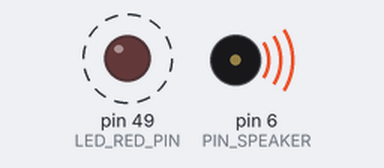
This sketch was run on a simulated Arduino Mega 2560, built with avr-gcc and run on an emulated ATmega2560. On the bench: output pins drawn as LEDs (lit = HIGH), buzzer (waves = sounding). Dashed ring = blinking. Pins used as bus, display or sensor lines are not drawn.

Above: at 0.6 s.
At 8.6 s:
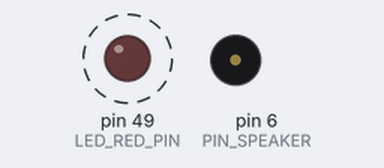
Timing chart, 0 to 11.8 s (numbered marks = the images above):
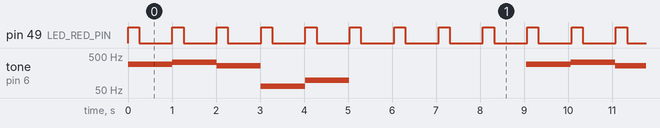

The sketch:

3_dds_t1_t2.ino
```cpp
/**
 * @file      3_dds_t1_t2.ino
 * @author    Sourav Jena, Yi Chen
 * @brief     main file for DDS Scheduler running Task-1 and Task-2 of Lab-3
 * @version   1.0
 * @date      2022-05-28
 *
 */

#include "os.h"
#include "task1.h"
#include "task2.h"

void setup(){
  init_task1();
  init_task2();

  os_init();
}


void loop(){
  os_scheduler();
}
```

os.cpp
```cpp
/**
 * @file      os.cpp
 * @author    Sourav Jena, Yi Chen
 * @brief     DDS Scheduler driver code
 * @version   1.0
 * @date      2022-05-28
 *
 */

#include "Arduino.h"
#include "os.h"
#include "task1.h"
#include "task2.h"

TCBstruct os_task[10];

volatile uint8_t  os_sFlag = PENDING;
uint8_t  os_current_task_index = 0;


void init_timer2(){

   cli();  // Turn off global interrupts

  // Setup Timer2 to fire ISR every 2ms
  TCCR2B = 0x00;                        // Cut off Clock Source to disbale Timer2 while we set it up
  TCNT2  = 5;                           // Reset Timer os_ticks to 0 out of 255
  TIFR2  &= ~(1 << TOV2);               // Timer2 INT Flag Reg: Clear Timer Overflow Flag
  TIMSK2 |= (1 << TOIE2);               // Timer2 INT Reg: Timer2 Overflow Interrupt Enable
  TCCR2A = 0x00;                        // Timer2 Control Reg A: Wave Gen Mode normal
  TCCR2B |= (1 << CS22) | (1 << CS20);  // Timer2 Control Reg B: Timer Prescaler set to 128 and Start Timer2

  sei();  // Turn on global interrupts

}

void os_init(void){
  init_timer2();

  os_task[0].ptr_func = task1;
  os_task[0].str_name = "task1";
  os_task[0].unique_id = 0;
  os_task[0].state = READY;
  os_task[0].count_restart = 0;
  os_task[0].sleep_remaining = 0;
  os_task[0].flag_start_sleep = 0;


  os_task[1].ptr_func = task2;
  os_task[1].str_name = "task2";
  os_task[1].unique_id = 0;
  os_task[1].state = READY;
  os_task[1].count_restart = 0;
  os_task[1].sleep_remaining = 0;
  os_task[1].flag_start_sleep = 0;


  os_task[2].ptr_func = os_scheduler_sync;
  os_task[2].str_name = "syncer";
  os_task[2].unique_id = 0;
  os_task[2].state = READY;
  os_task[2].count_restart = 0;
  os_task[2].sleep_remaining = 0;
  os_task[2].flag_start_sleep = 0;


  os_task[3].ptr_func = NULL;


}


void os_start_task(void (*ptr_fn)()){
    ptr_fn();
}


void os_delay(int32_t t_sleep){

  if(os_task[os_current_task_index].flag_start_sleep == 0){

      os_task[os_current_task_index].flag_start_sleep = 1;

      os_task[os_current_task_index].state = SLEEPING;

      os_task[os_current_task_index].sleep_remaining = t_sleep;
  }

  return;
}


void os_scheduler_sync(void){

  if(os_sFlag == PENDING){
    while(os_sFlag == PENDING){}

  } else {
    for(int i = 0; i < NUMBER_OF_TASKS; i++){

      if(os_task[i].ptr_func == NULL){
        break;
      }

      int32_t t_remaining = os_task[i].sleep_remaining;

      if(t_remaining <= 0){
         os_task[i].state = READY;

         os_task[i].sleep_remaining = 0;
         os_task[i].flag_start_sleep = 0;

      } else {
         os_task[i].sleep_remaining = t_remaining - 2;
      }

    }

    os_sFlag = PENDING;
  }


}


void os_scheduler(void){

  int i = os_current_task_index;

  if(os_task[i].ptr_func == NULL){
    os_current_task_index = 0;
    i = 0;
  }

  if(os_task[i].state == READY){
    os_task[i].state = RUNNING;
  }

  if(os_task[i].state == RUNNING){
    os_task[i].state = RUNNING;
    os_start_task(os_task[i].ptr_func);
  }

  if(os_task[i].state == SLEEPING){
    // Do Nothing
    // Serial.println(">> SLEEPING");
  }

  os_current_task_index++;

  return;
}


//Timer2 Overflow Interrupt Vector
ISR(TIMER2_OVF_vect) {

  os_sFlag = DONE;

  TCNT2 = 5;                // Reset Timer to 5 out of 255
  TIFR2  &= ~(1 << TOV2);   // Timer2 INT Flag Reg: Clear Timer Overflow Flag
};
```

os.h
```cpp
/**
 * @file      os.h
 * @author    Sourav Jena, Yi Chen
 * @brief     Function prototypes, global variables and macros for DDS Scheduler
 * @version   1.0
 * @date      2022-05-28
 *
 */


#ifndef OS_H
#define OS_H

#define F_CPU 16000000UL      // Define Crystal Frequency of eYFi-Mega Board
#include "Arduino.h"
#include <stdio.h>            // For NULL
#include <avr/io.h>           // Standard AVR IO Library
#include <util/delay.h>       // Standard AVR Delay Library
#include <stdint.h>
#include <avr/interrupt.h>    // Standard AVR Interrupt Library

#define NUMBER_OF_TASKS     10

#define READY     0
#define RUNNING   1
#define SLEEPING  2

#define PENDING   0
#define DONE      1

/**
 * @brief Task Control Block structure to store a Task's
 * information relevant to the scheduler.
 *
 */
typedef struct TCBstruct {
    void (*ptr_func)(void *p);    // the function pointer
    uint8_t state;                // stores the state of the task
    int32_t sleep_remaining;      // stores sleep time remaining
    uint8_t flag_start_sleep;     // stores if the task has started its sleep

    uint8_t unique_id;            // stores unique id of the task
    String  str_name;             // stores name given to the task
    uint32_t count_restart;       // stores number of times the task has been restarted by the scheduler

};

extern TCBstruct os_task[10];           // TCBstruct array to hold information about max 10 ALIVE tasks.
extern TCBstruct os_dead_task[10];      // TCBstruct array to hold information about max 10 DEAD tasks.

extern volatile uint8_t  os_sFlag;      // Stores scheduler's Flag (DONE, PENDING)
extern volatile uint32_t os_ticks;      // Holds number of ms elasped since the start of Timer-2
extern volatile uint8_t  os_task_index; // Holds the index of current task running by the scheduler


/**
 * @brief Interrupt Service Routine for Timer-2.
 * 1. Fires every 2 ms.
 * 2. Changes os_sFlag from PENDING to DONE.
 * 3. Increments os_ticks.
 *
 */
ISR(TIMER2_OVF_vect);


/**
 * @brief Configure Timer-2 to fire ISR every 2 ms.
 *
 */
void init_timer2(void);


/**
 * @brief Initializes Timer-2 and add Tasks for the scheduler to manage.
 *
 */
void os_init(void);


/**
 * @brief Starts a task. Runs the task on the scheduler.
 *
 * @param ptr_fn Function pointer pointing to the Task.
 */
void os_start_task(void (*ptr_fn)());


/**
 * @brief Non-blocking delay. Changes the state of a running task to sleeping.
 * Allows the scheduler to run other tasks when the current task is sleeping.
 *
 * @param delay_ms Time in ms the task needs to sleep
 */
void os_delay(int32_t delay_ms);


/**
 * @brief Puts the scheduler in the IDLE state, till 2 ms has not elasped
 * so that tasks and synced and runs periodically.
 * Decrements sleep time remaining for each task by 2 ms.
 * Changes the state of a SLEEPING task to READY when it sleep time remaining
 * for that task reaches 0.
 *
 */
void os_scheduler_sync(void);


/**
 * @brief Scheduler code.
 * Iterates over all the tasks in os_task array and runs the tasks that
 * have RUNNING as their state.
 * Changes state of a READY task to RUNNING.
 */
void os_scheduler(void);

#endif
```

task1.cpp
```cpp
/**
 * @file      task1.cpp
 * @author    Sourav Jena, Yi Chen
 * @brief     Task1 driver code
 * @version   1.0
 * @date      2022-05-28
 *
 */


#include "task1.h"

void init_task1(){

    DDR_LED    |= (1 << LED_RED_PIN);
    PORT_LED   &= ~(1 << LED_RED_PIN);
}

void led_red_off(){
    PORT_LED &= ~(1 << LED_RED_PIN);    // Make PL0 High
}


void led_red_on(){
    PORT_LED |= (1 << LED_RED_PIN);    // Make PL2 High
}


void task1(void){

  static uint8_t state;

  if(state == 0){
    led_red_on();
    os_delay(250);
  }

  else if(state == 1){
    led_red_off();
    os_delay(750);
  }

  state = !state;

  return;
}
```

task1.h
```cpp
/**
 * @file      task1.h
 * @author    Sourav Jena, Yi Chen
 * @brief     Function prototypes and macros for Task1
 * @version   1.0
 * @date      2022-05-28
 *
 */


#ifndef TASK1_H
#define TASK1_H

#include <avr/io.h>            // Standard AVR IO Library
#include "os.h"

#define DDR_LED               DDRL       // DDR of PORTL
#define PORT_LED              PORTL      // PORTL Register

#define LED_RED_PIN           PL0        // Offboard LED R Pin number  PL0

/**
 * @brief Initializes LED GPIO Pin
 *
 */
void init_task1();


/**
 * @brief Turns ON the LED.
 *
 */
void led_red_on();


/**
 * @brief Turn OFF the LED.
 *
 */
void led_red_off();


/**
 * @brief Task to turn on the LED for 250 ms and off for 750 ms.
 *
 */
void task1(void);

#endif
```

task2.cpp
```cpp
/**
 * @file      task2.cpp
 * @author    Sourav Jena, Yi Chen
 * @brief     Task2 driver code
 * @version   1.0
 * @date      2022-05-28
 *
 */

#include "task2.h"

static uint32_t notes_ticks = 0;

uint32_t arr_notes[] = {HZ_293, HZ_329, HZ_261, HZ_130, HZ_196, SILENCE_1S, SILENCE_1S, SILENCE_1S, SILENCE_1S};

void init_task2(void){

  // 1. PRTIM4 Bit = 0, To turn-on Timer-4 (not required, already done internally by Arduino)
  BIT_CLR(TIMER4_POWER_REG, PRTIM4);

  // 2. Clock Select Bits -> CS42, CS41, CS40 -> 001 -> For 1/256 as pre-scalar
  BIT_SET(TIMER4_CONTROL_REG_B, CS42);
  BIT_CLR(TIMER4_CONTROL_REG_B, CS41);
  BIT_CLR(TIMER4_CONTROL_REG_B, CS40);

  // 3. Waveform Generation Bits -> WGM43, WGM42, WGM41, WGM40 -> 0100 -> For CTC Mode
  BIT_CLR(TIMER4_CONTROL_REG_B, WGM43);
  BIT_SET(TIMER4_CONTROL_REG_B, WGM42);
  BIT_CLR(TIMER4_CONTROL_REG_A, WGM41);
  BIT_CLR(TIMER4_CONTROL_REG_A, WGM40);

  // 4. Compare Output Bits -> COM4A1, COM4A0 -> 01 -> To toggle OC4A pin on compare match
  BIT_CLR(TIMER4_CONTROL_REG_A, COM4A1);
  BIT_SET(TIMER4_CONTROL_REG_A, COM4A0);

  // 5. TCNT4 Register = 0 -> To start the count from 0
  TIMER4_COUNT_REG = 0;

  // 6. OCR4A Register = 78 -> To overflow Timer-4 after 78 ticks. (16MHz, 1/256 prescalar, 78 ticks -> 0.00125 seconds per overflow)
  TIMER4_OUTPUT_COMPARE_REG = SILENCE_1S;

  // 7. PH3 Bit in DDRH = 1 -> To make OC4A a output pin
  BIT_SET(DDR_SPEAKER, PIN_SPEAKER);

}

void task2(void) {

     TIMER4_COUNT_REG = 0;
     TIMER4_OUTPUT_COMPARE_REG = arr_notes[notes_ticks];

     notes_ticks++;

     if (notes_ticks == 9){
        notes_ticks = 0;
     }

     os_delay(1000);
}
```

task2.h
```cpp
/**
 * @file      task2.h
 * @author    Sourav Jena, Yi Chen
 * @brief     Function prototypes, global variable and macros for Task2
 * @version   1.0
 * @date      2022-05-28
 *
 */

#ifndef TASK2_H
#define TASK2_H

#include <avr/io.h>            // Standard AVR IO Library
#include "os.h"

#include <avr/io.h>                            // Standard AVR IO Library
#include <stdint.h>


#define DDR_SPEAKER                 DDRH       // DDR of PORTL
#define PORT_SPEAKER                PORTH      // PORTL Register
#define PIN_SPEAKER                 PH3        // Speaker Pin (OC4A -> PH3 -> Arduino Pin 6)

#define TIMER4_POWER_REG            PRR1
#define TIMER4_CONTROL_REG_A        TCCR4A
#define TIMER4_CONTROL_REG_B        TCCR4B
#define TIMER4_COUNT_REG            TCNT4
#define TIMER4_OUTPUT_COMPARE_REG   OCR4A

#define BIT_SET(PORT, BIT)          (PORT |= (1 << BIT))      // Macro function for setting one bit
#define BIT_CLR(PORT, BIT)          (PORT &= ~(1 << BIT))     // Macro function for clearing one bit

// 293hz 329hz 261hz 130hz 196hz
#define HZ_293      107
#define HZ_329      95
#define HZ_261      119
#define HZ_130      481
#define HZ_196      319

#define HZ_400      78
#define HZ_250      125
#define HZ_800      39
#define SILENCE_1S  62500

extern uint32_t arr_notes[];        // Array to hold notes of the tune to be played.

/**
 * @brief Initializes Timer-4 to toggle the speaker pin when the timer overflows.
 *
 */
void init_task2(void);


/**
 * @brief Play the "Close Encounter" tune then pause for 4 seconds.
 *
 */
void task2(void);

#endif
```

Measured:
- by itself, pin 49 (LED_RED_PIN): alternates HIGH for 0.25 s and LOW for 0.76 s
- by itself, tone on pin 6 (PIN_SPEAKER): repeats every 9.1 s: 326 Hz 1.0 s, 260 Hz 1.0 s, 65 Hz 1.0 s, 98 Hz 1.0 s, silent 4.0 s, 289 Hz 1.0 s
